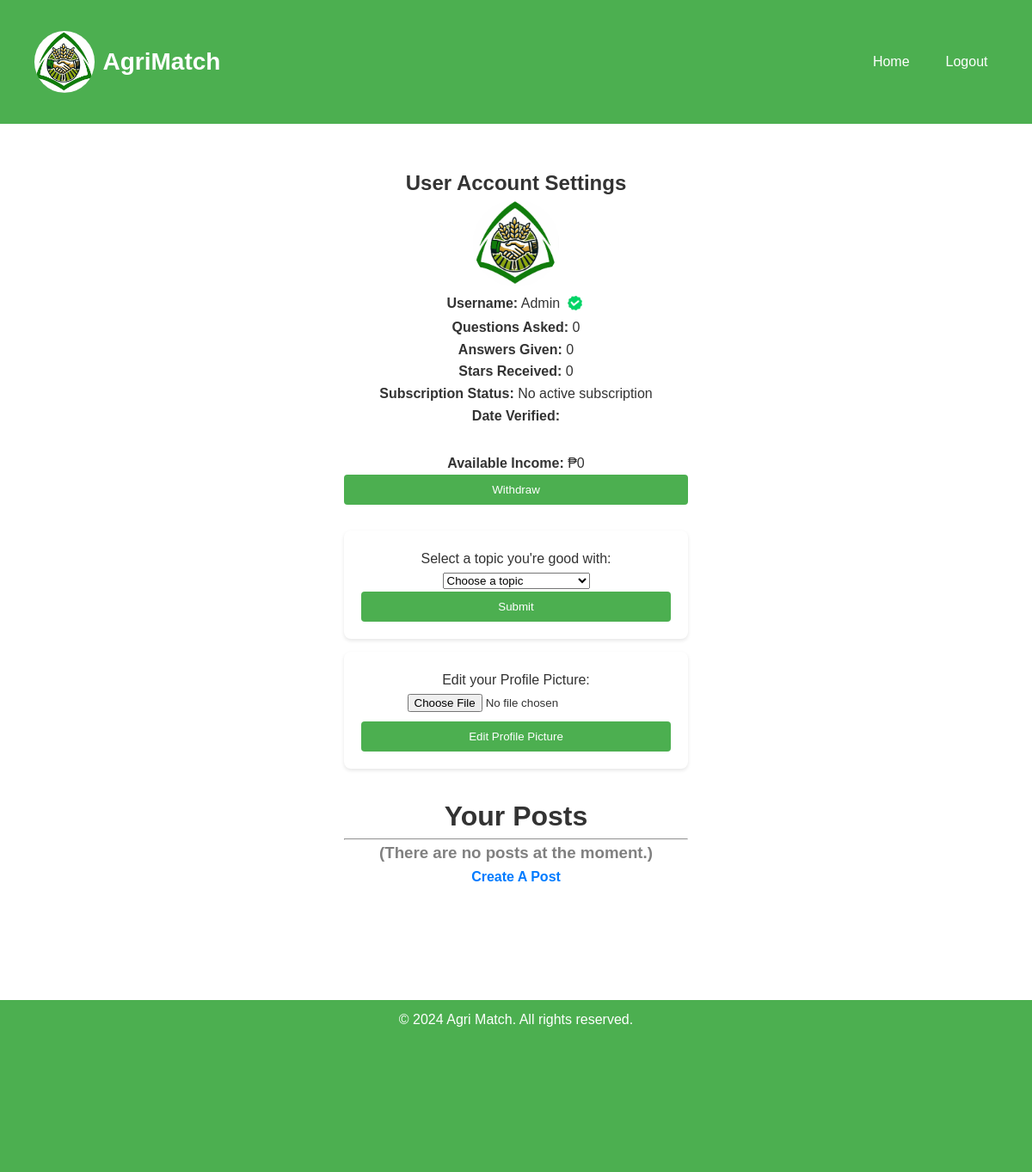
Page /account_settings.php (signed in) on the committed database.
### tables this page shows
CREATE TABLE `users` (
  `id` int(11) NOT NULL,
  `username` varchar(50) NOT NULL,
  `password` varchar(255) NOT NULL,
  `email` varchar(100) DEFAULT NULL,
  `created_at` timestamp NOT NULL DEFAULT current_timestamp(),
  `profile_picture` varchar(255) DEFAULT 'default.jpg',
  `role` varchar(255) NOT NULL DEFAULT 'user',
  `verified` varchar(255) NOT NULL DEFAULT 'not_verified',
  `topics` varchar(255) NOT NULL DEFAULT 'None',
  `question_asked` int(11) DEFAULT 0,
  `last_question_time` datetime DEFAULT NULL,
  `date_verified` date DEFAULT NULL,
  `ads_watched` int(11) NOT NULL
);

### account_settings.php (the view, shortened to what this page needs)
<?php
require 'config.php';
$stmt = $conn->prepare("
    SELECT posts.*, users.username, users.profile_picture
    FROM posts
    JOIN users ON posts.user_id = users.id
    WHERE posts.user_id = ?
    ORDER BY posts.date_posted DESC
");
$stmt->bind_param("i", $_SESSION['user_id']);
$stmt->execute();
$result2 = $stmt->get_result();
$user_id = $_SESSION['user_id'];
if ($user_id) {
    $sql = "SELECT verified, topics FROM users WHERE id = ?";
    $stmt = $conn->prepare($sql);
    $stmt->bind_param("i", $user_id);
    $stmt->execute();
    $result = $stmt->get_result();
    $user = $result->fetch_assoc();
    if ($user) {
        $is_verified = $user['verified'];
    } else {
        echo "User not found.";
    }
} else {
    echo "User not logged in.";
}
$sql_user_info = "SELECT username, profile_picture FROM users WHERE id = '$user_id'";
$result_user_info = mysqli_query($conn, $sql_user_info);
if ($result_user_info && mysqli_num_rows($result_user_info) > 0) {
    $user = mysqli_fetch_assoc($result_user_info);
} else {
    $error = "Unable to retrieve user information.";
}
$profilePicSrc = "user_image/" . $user['profile_picture'];
$sql_question_count = "SELECT COUNT(*) AS question_count FROM questions WHERE user_id = '$user_id'";
$result_question_count = mysqli_query($conn, $sql_question_count);
$question_count = mysqli_fetch_assoc($result_question_count)['question_count'];
$sql_quest = "SELECT date_verified FROM users WHERE id = '$user_id'";
$result_quest = mysqli_query($conn, $sql_quest);
$datever = mysqli_fetch_assoc($result_quest);
$date_verified_string = $datever['date_verified'];
$sql_answer_count = "SELECT COUNT(*) AS answer_count FROM comments WHERE user_id = '$user_id'";
$result_answer_count = mysqli_query($conn, $sql_answer_count);
$answer_count = mysqli_fetch_assoc($result_answer_count)['answer_count'];
$sql_star_received = "SELECT stars_received FROM user_stars WHERE user_id = '$user_id'";
$result_star_received = mysqli_query($conn, $sql_star_received);
$star_received = mysqli_num_rows($result_star_received) > 0 ? mysqli_fetch_assoc($result_star_received)['stars_received'] : 0;
$sql_income = "SELECT income FROM user_stars WHERE user_id = '$user_id'";
$result_income = mysqli_query($conn, $sql_income);
$income = mysqli_num_rows($result_income) > 0 ? mysqli_fetch_assoc($result_income)['income'] : 0;
$sql_subscription = "SELECT plan, expiry_date FROM subscriptions WHERE user_id = '$user_id' AND expiry_date > NOW() LIMIT 1";
$result_subscription = mysqli_query($conn, $sql_subscription);
$current_subscription = mysqli_fetch_assoc($result_subscription);
$subscription_status = $current_subscription ? $current_subscription['plan'] . ' (expires on ' . $current_subscription['expiry_date'] . ')' : 'No active subscription';
?>
<!DOCTYPE html>
<html lang="en">
<head>
    <link rel="stylesheet" href="styles.css">
    <link href='https://unpkg.com/boxicons@2.1.4/css/boxicons.min.css' rel='stylesheet'>
</head>
<body>
<nav class="navbar">
    <div class="navbar-container">
        <img class="ree" src="image/logo.jpg" style="border-radius:50%; max-width: 70px; margin-right: 10px;">
        <a href="index.php" class="brand"><img src="image/logo.jpg" class="non" style="border-radius:50%; max-width: 35px; margin-right: 10px;">AgriMatch</a>
         <ul class="nav-links">
            <li><a href="index.php">Home</a></li>
                <li><a href="logout.php">Logout</a></li>
        </ul>
    </div>
</nav>
    <div style="display:flex; align-items: center;justify-content: center;margin-left: auto;margin-right: auto;margin-top: 50px;margin-bottom: 100px;">
    <div class="account-container" style="text-align: center;">
        <h2>User Account Settings</h2>
        <div style="position: relative; display: inline-block;">
    <img src="<?php echo htmlspecialchars($profilePicSrc); ?>" alt="Profile Picture" class="profile-pic"
         style="border-radius: 50%; width: 100px; height: 100px; object-fit: cover; position: relative; z-index: 1;"/>
</div>
        <p>
    <strong>Username:</strong> <?php echo htmlspecialchars($user['username']); ?>
    <?php if ($is_verified == "verified"): ?>
        <img src="image/verified.png" style="width:25px; display: inline; vertical-align: middle; margin-bottom: 3px;padding-left: 0;">
    <?php endif; ?>
</p>
        <p><strong>Questions Asked:</strong> <?php echo $question_count; ?></p>
        <p><strong>Answers Given:</strong> <?php echo $answer_count; ?></p>
        <p><strong>Stars Received:</strong> <?php echo $star_received; ?></p>
        <p><strong>Subscription Status:</strong> <?php echo $subscription_status; ?></p>
        <?php if ($is_verified == "verified"): ?>
        <p><strong>Date Verified:</strong> <?php echo $date_verified_string; ?></p>
        <p style="margin-top:30px;margin-bottom: 30px;"><strong>Available Income:</strong> ₱<?php echo $income; ?> <button onclick="showWithdrawPopup()">Withdraw</button></p>
        <?php endif; ?>
<?php if ($user_id && $is_verified == "verified"): ?>
        <form method="POST" action="" style="margin-bottom: 15px;">
            <label for="topic">Select a topic you're good with:</label>
            <select name="topic" id="topic" required>
                <option value="" disabled selected>Choose a topic</option>
            </select>
            <button type="submit">Submit</button>
        </form>
    <?php elseif ($user_id): ?>
    <?php else: ?>
        <p>Please log in to select a topic.</p>
    <?php endif; ?>
        <form action="" method="POST" enctype="multipart/form-data" style="min-width:100%">
            <label for="topic">Edit your Profile Picture:</label>
    <input type="file" id="profilePictureInput" name="profile_picture" accept="image/*" required>
    <button type="submit" id="uploadButton">Edit Profile Picture</button>
</form>
<div style="margin-top:30px;margin-bottom: 30px;">
    <h1>Your Posts</h1>
    <hr>
    <?php if ($result2->num_rows === 0): ?>
        <h3 style="color: grey">(There are no posts at the moment.)</h3>
        <?php
        echo "
        <a href='post.php' class='view-link'>Create A Post</a>";
        ?>
    <?php endif; ?>
</div>
    </div>
</div>
<?php
        include 'footer.php';
?>
</body>
</html>

### styles.css (style rules this page uses)
* { margin: 0; padding: 0; box-sizing: border-box; font-family: Arial, sans-serif; }
ul { list-style-type: none; }
html, body { height: 100%; background-color: white; color: #333; line-height: 1.6; }
body { display: flex; flex-direction: column; justify-content: space-between; height: 100%; background-color: white; color: #333; line-height: 1.6; }
.navbar { background-color: #4CAF50; padding: 10px; min-height: 18vh; }
.navbar .navbar-container { width: 95%; height: 100%; margin: 0 auto; display: flex; justify-content: space-between; align-items: center; }
.navbar-container > * { flex: 1; }
.navbar .brand { color: white; font-size: 28px; font-weight: bold; text-decoration: none; }
.navbar .nav-links { list-style: none; display: flex; margin-left: auto; margin-right: auto; }
.navbar .nav-links li { margin-left: 18px; }
.navbar .nav-links a { color: white; text-decoration: none; font-size: 16px; padding: 8px 12px; transition: background 0.3s ease; border-radius: 10px; }
.navbar-container ul.nav-links { flex: 1; list-style-type: none; margin: 0; padding: 0; display: flex; justify-content: flex-end; }
form { background-color: white; padding: 20px; border-radius: 8px; box-shadow: 0 2px 4px rgba(0, 0, 0, 0.1); width: 100%; max-width: 400px; }
button { background-color: #4CAF50; color: white; padding: 10px 20px; border: none; border-radius: 4px; cursor: pointer; width: 100%; }
.view-link { text-decoration: none; color: #007bff; font-weight: bold; transition: color 0.3s ease; }

### rows in the picture
users: profile_picture (picture), username "Admin"

### other values in the picture
$question_count "0"
$answer_count "0"
$star_received "0"
$subscription_status "No active subscription"
$income "0"
